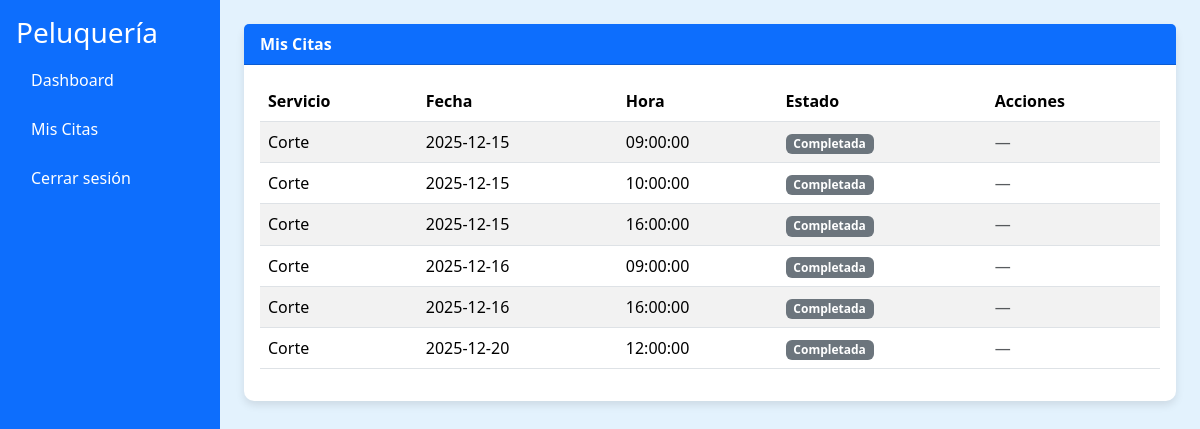
The page /views/mis_citas.php (signed in) on the database its author committed.
### tables this page shows
CREATE TABLE `citas` (
  `id` int(11) NOT NULL,
  `id_cliente` int(11) DEFAULT NULL,
  `id_servicio` int(11) DEFAULT NULL,
  `fecha` date DEFAULT NULL,
  `hora` time DEFAULT NULL,
  `estado` varchar(50) NOT NULL DEFAULT 'Pendiente'
);

CREATE TABLE `servicios` (
  `id` int(11) NOT NULL,
  `nombre_servicio` varchar(100) DEFAULT NULL,
  `duracion` int(11) DEFAULT NULL,
  `precio` decimal(10,2) DEFAULT NULL
);

### views/mis_citas.php (the view, shortened to what this page needs)
<?php
$id_cliente = $_SESSION['id_usuario'];
$db = new Database();
$conn = $db->connect();
$citas_result = $conn->query("
    SELECT c.id, s.nombre_servicio, c.fecha, c.hora, c.estado
    FROM citas c
    JOIN servicios s ON c.id_servicio = s.id
    WHERE c.id_cliente = $id_cliente
    ORDER BY c.fecha ASC, c.hora ASC
");
?>
<!DOCTYPE html>
<html lang="es">
<head>
<link href="https://cdn.jsdelivr.net/npm/bootstrap@5.3.2/dist/css/bootstrap.min.css" rel="stylesheet">
<link href="https://cdnjs.cloudflare.com/ajax/libs/font-awesome/6.4.0/css/all.min.css" rel="stylesheet">
</head>
<body>
<div class="d-flex">
    <div class="sidebar p-3">
        <h3>Peluquería</h3>
        <a href="cliente_dashboard.php">Dashboard</a>
        <a href="mis_citas.php">Mis Citas</a>
        <a href="logout.php">Cerrar sesión</a>
    </div>
    <div class="flex-grow-1 p-4">
        <div class="card">
            <div class="card-header">Mis Citas</div>
            <div class="card-body">
                <?php if($citas_result->num_rows > 0): ?>
                    <table class="table table-striped align-middle">
                        <thead>
                            <tr>
                                <th>Servicio</th>
                                <th>Fecha</th>
                                <th>Hora</th>
                                <th>Estado</th>
                                <th>Acciones</th>
                            </tr>
                        </thead>
                        <tbody>
                            <?php while($cita = $citas_result->fetch_assoc()): ?>
                                <tr>
                                    <td><?php echo htmlspecialchars($cita['nombre_servicio']); ?></td>
                                    <td><?php echo $cita['fecha']; ?></td>
                                    <td><?php echo $cita['hora']; ?></td>
                                    <td>
                                        <?php
                                            $estado = ucfirst($cita['estado']);
                                            $color = match($cita['estado']) {
                                                'pendiente' => 'warning',
                                                'completada' => 'success',
                                                'cancelada' => 'danger',
                                                default => 'secondary'
                                            };
                                            echo "<span class='badge bg-$color'>$estado</span>";
                                        ?>
                                    </td>
                                    <td>
                                        <?php if($cita['estado'] === 'pendiente'): ?>
                                            <form method="POST" style="display:inline;" onsubmit="return confirmarCancelacion();">
                                                <input type="hidden" name="id_cita" value="<?php echo $cita['id']; ?>">
                                                <button type="submit" name="cancelar_cita" class="btn-cancelar">
                                                    <i class="fas fa-times"></i> Cancelar
                                                </button>
                                            </form>
                                        <?php else: ?>
                                            <span class="text-muted">—</span>
                                        <?php endif; ?>
                                    </td>
                                </tr>
                            <?php endwhile; ?>
                        </tbody>
                    </table>
                <?php else: ?>
                    <p>No tienes citas programadas.</p>
                <?php endif; ?>
            </div>
        </div>
    </div>
</div>
</body>
</html>

### views/mis_citas.php (style rules this page uses)
body { background-color: #e3f2fd; }
.sidebar { background-color: #0d6efd; min-height: 100vh; color: white; padding-top: 20px; width: 220px; }
.sidebar a { color: white; display: block; padding: 10px 15px; margin: 5px 0; text-decoration: none; border-radius: 5px; }
.card { border: none; border-radius: 10px; box-shadow: 0 4px 8px rgba(0,0,0,0.1); }
.card-header { background-color: #0d6efd; color: white; font-weight: bold; }
.table th, .table td { vertical-align: middle; }

### rows shown on the page
citas: id_servicio.nombre_servicio "Corte", fecha "2025-12-15", hora "09:00:00", estado "Completada"
citas: id_servicio.nombre_servicio "Corte", fecha "2025-12-15", hora "10:00:00", estado "Completada"
citas: id_servicio.nombre_servicio "Corte", fecha "2025-12-15", hora "16:00:00", estado "Completada"
citas: id_servicio.nombre_servicio "Corte", fecha "2025-12-16", hora "09:00:00", estado "Completada"
citas: id_servicio.nombre_servicio "Corte", fecha "2025-12-16", hora "16:00:00", estado "Completada"
citas: id_servicio.nombre_servicio "Corte", fecha "2025-12-20", hora "12:00:00", estado "Completada"
